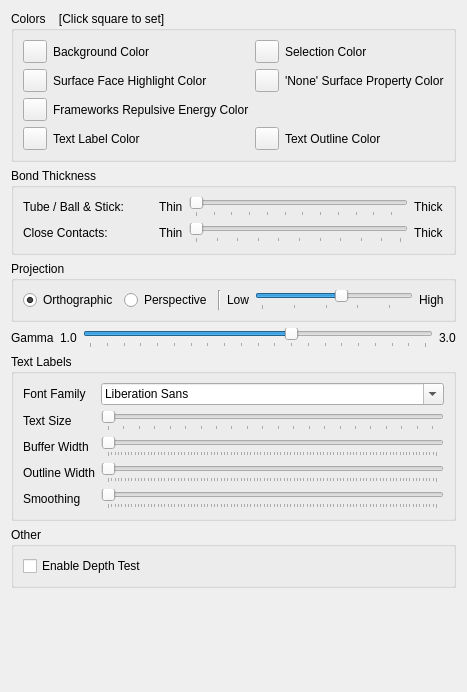
     <widget class="QWidget" name="graphicsTab">
      <attribute name="title">
       <string>Graphics</string>
      </attribute>
      <layout class="QVBoxLayout" name="verticalLayout_7">
       <item>
        <widget class="QGroupBox" name="groupBox_8">
         <property name="sizePolicy">
          <sizepolicy hsizetype="Preferred" vsizetype="Fixed">
           <horstretch>0</horstretch>
           <verstretch>0</verstretch>
          </sizepolicy>
         </property>
         <property name="title">
          <string>Colors    [Click square to set]</string>
         </property>
         <layout class="QVBoxLayout" name="verticalLayout_13">
          <item>
           <layout class="QGridLayout" name="gridLayout_2">
            <item row="0" column="0">
             <widget class="QToolButton" name="backgroundColorButton">
              <property name="text">
               <string/>
              </property>
             </widget>
            </item>
            <item row="0" column="3">
             <widget class="QLabel" name="selectionColorLabel">
              <property name="text">
               <string>Selection Color</string>
              </property>
             </widget>
            </item>
            <item row="0" column="1">
             <widget class="QLabel" name="backgroundColorLabel">
              <property name="text">
               <string>Background Color</string>
              </property>
             </widget>
            </item>
            <item row="3" column="1">
             <widget class="QLabel" name="textColorLabel">
              <property name="text">
               <string>Text Label Color</string>
              </property>
             </widget>
            </item>
            <item row="3" column="0">
             <widget class="QToolButton" name="textColorButton">
              <property name="text">
               <string/>
              </property>
             </widget>
            </item>
            <item row="3" column="3">
             <widget class="QLabel" name="textOutLineColorLabel">
              <property name="text">
               <string>Text Outline Color</string>
              </property>
             </widget>
            </item>
            <item row="1" column="3">
             <widget class="QLabel" name="nonPropertyColorLabel">
              <property name="text">
               <string>'None' Surface Property Color</string>
              </property>
             </widget>
            </item>
            <item row="2" column="0">
             <widget class="QToolButton" name="energyFrameworkPositiveColorButton">
              <property name="text">
               <string/>
              </property>
             </widget>
            </item>
            <item row="3" column="2">
             <widget class="QToolButton" name="textOutlineColorButton">
              <property name="text">
               <string/>
              </property>
             </widget>
            </item>
            <item row="2" column="1">
             <widget class="QLabel" name="energyFrameworkPositiveColorLabel">
              <property name="text">
               <string>Frameworks Repulsive Energy Color</string>
              </property>
             </widget>
            </item>
            <item row="0" column="2">
             <widget class="QToolButton" name="selectionColorButton">
              <property name="text">
               <string/>
              </property>
             </widget>
            </item>
            <item row="1" column="2">
             <widget class="QToolButton" name="nonePropertyColorButton">
              <property name="text">
               <string/>
              </property>
             </widget>
            </item>
            <item row="1" column="0">
             <widget class="QToolButton" name="faceHighlightColorButton">
              <property name="text">
               <string/>
              </property>
             </widget>
            </item>
            <item row="1" column="1">
             <widget class="QLabel" name="faceHighlightColorLabel">
              <property name="text">
               <string>Surface Face Highlight Color</string>
              </property>
             </widget>
            </item>
           </layout>
          </item>
         </layout>
        </widget>
       </item>
       <item>
        <widget class="QGroupBox" name="groupBox6">
         <property name="title">
          <string>Bond Thickness</string>
         </property>
         <layout class="QVBoxLayout" name="verticalLayout_4">
          <item>
           <layout class="QGridLayout" name="gridLayout">
            <item row="0" column="0">
             <widget class="QLabel" name="label_2">
              <property name="minimumSize">
               <size>
                <width>130</width>
                <height>0</height>
               </size>
              </property>
              <property name="text">
               <string>Tube / Ball &amp; Stick:</string>
              </property>
             </widget>
            </item>
            <item row="0" column="1">
             <widget class="QLabel" name="label_3">
              <property name="text">
               <string>Thin</string>
              </property>
             </widget>
            </item>
            <item row="0" column="2">
             <widget class="QSlider" name="bondThicknessSlider">
              <property name="minimum">
               <number>5</number>
              </property>
              <property name="maximum">
               <number>120</number>
              </property>
              <property name="orientation">
               <enum>Qt::Horizontal</enum>
              </property>
              <property name="tickPosition">
               <enum>QSlider::TicksBelow</enum>
              </property>
             </widget>
            </item>
            <item row="0" column="3">
             <widget class="QLabel" name="textLabel2_6">
              <property name="text">
               <string>Thick</string>
              </property>
              <property name="wordWrap">
               <bool>false</bool>
              </property>
             </widget>
            </item>
            <item row="1" column="0">
             <widget class="QLabel" name="label_9">
              <property name="text">
               <string>Close Contacts:</string>
              </property>
             </widget>
            </item>
            <item row="1" column="1">
             <widget class="QLabel" name="label_10">
              <property name="text">
               <string>Thin</string>
              </property>
             </widget>
            </item>
            <item row="1" column="2">
             <widget class="QSlider" name="contactLineThicknessSlider">
              <property name="sizePolicy">
               <sizepolicy hsizetype="Expanding" vsizetype="Fixed">
                <horstretch>0</horstretch>
                <verstretch>0</verstretch>
               </sizepolicy>
              </property>
              <property name="minimum">
               <number>1</number>
              </property>
              <property name="maximum">
               <number>100</number>
              </property>
              <property name="orientation">
               <enum>Qt::Horizontal</enum>
              </property>
              <property name="tickPosition">
               <enum>QSlider::TicksBelow</enum>
              </property>
              <property name="tickInterval">
               <number>10</number>
              </property>
             </widget>
            </item>
            <item row="1" column="3">
             <widget class="QLabel" name="label_11">
              <property name="text">
               <string>Thick</string>
              </property>
             </widget>
            </item>
           </layout>
          </item>
         </layout>
        </widget>
       </item>
       <item>
        <widget class="QGroupBox" name="buttonGroup10">
         <property name="title">
          <string>Projection</string>
         </property>
         <layout class="QHBoxLayout" name="horizontalLayout_2">
          <item>
           <widget class="QRadioButton" name="buttonOrthographic">
            <property name="text">
             <string>Orthographic</string>
            </property>
            <property name="checked">
             <bool>true</bool>
            </property>
           </widget>
          </item>
          <item>
           <widget class="QRadioButton" name="buttonPerspective">
            <property name="text">
             <string>Perspective</string>
            </property>
            <property name="checked">
             <bool>false</bool>
            </property>
           </widget>
          </item>
          <item>
           <widget class="Line" name="line">
            <property name="orientation">
             <enum>Qt::Vertical</enum>
            </property>
           </widget>
          </item>
          <item>
           <widget class="QLabel" name="perspectiveLabel1">
            <property name="text">
             <string>Low</string>
            </property>
            <property name="wordWrap">
             <bool>false</bool>
            </property>
           </widget>
          </item>
          <item>
           <widget class="QSlider" name="sliderPerspective">
            <property name="minimum">
             <number>5</number>
            </property>
            <property name="maximum">
             <number>50</number>
            </property>
            <property name="value">
             <number>30</number>
            </property>
            <property name="orientation">
             <enum>Qt::Horizontal</enum>
            </property>
            <property name="tickPosition">
             <enum>QSlider::TicksBelow</enum>
            </property>
           </widget>
          </item>
          <item>
           <widget class="QLabel" name="perspectiveLabel2">
            <property name="text">
             <string>High</string>
            </property>
            <property name="wordWrap">
             <bool>false</bool>
            </property>
           </widget>
          </item>
         </layout>
        </widget>
       </item>
       <item>
        <layout class="QHBoxLayout" name="lightingGroupLayout">
         <item>
          <widget class="QLabel" name="label">
           <property name="text">
            <string>Gamma</string>
           </property>
          </widget>
         </item>
         <item>
          <widget class="QLabel" name="gammaMinLabel">
           <property name="text">
            <string>1.0</string>
           </property>
          </widget>
         </item>
         <item>
          <widget class="QSlider" name="gammaSlider">
           <property name="minimum">
            <number>100</number>
           </property>
           <property name="maximum">
            <number>300</number>
           </property>
           <property name="value">
            <number>220</number>
           </property>
           <property name="orientation">
            <enum>Qt::Horizontal</enum>
           </property>
           <property name="invertedAppearance">
            <bool>false</bool>
           </property>
           <property name="invertedControls">
            <bool>false</bool>
           </property>
           <property name="tickPosition">
            <enum>QSlider::TicksBelow</enum>
           </property>
           <property name="tickInterval">
            <number>10</number>
           </property>
          </widget>
         </item>
         <item>
          <widget class="QLabel" name="gammaMaxLabel">
           <property name="text">
            <string>3.0</string>
           </property>
          </widget>
         </item>
        </layout>
       </item>
       <item>
        <widget class="QGroupBox" name="textLabelGroupBox">
         <property name="title">
          <string>Text Labels</string>
         </property>
         <layout class="QGridLayout" name="gridLayout_7">
          <item row="2" column="0">
           <widget class="QLabel" name="textBufferWidthLabel">
            <property name="text">
             <string>Buffer Width</string>
            </property>
           </widget>
          </item>
          <item row="1" column="0">
           <widget class="QLabel" name="textFontSizeLabel">
            <property name="text">
             <string>Text Size</string>
            </property>
           </widget>
          </item>
          <item row="0" column="2">
           <widget class="QFontComboBox" name="textFontComboBox">
            <property name="currentFont">
             <font>
              <family>Arial</family>
              <pointsize>128</pointsize>
             </font>
            </property>
           </widget>
          </item>
          <item row="5" column="2">
           <widget class="QSlider" name="textSmoothingWidthSlider">
            <property name="orientation">
             <enum>Qt::Horizontal</enum>
            </property>
            <property name="tickPosition">
             <enum>QSlider::TicksBelow</enum>
            </property>
           </widget>
          </item>
          <item row="1" column="2">
           <widget class="QSlider" name="textFontSizeSlider">
            <property name="minimum">
             <number>1</number>
            </property>
            <property name="maximum">
             <number>256</number>
            </property>
            <property name="orientation">
             <enum>Qt::Horizontal</enum>
            </property>
            <property name="tickPosition">
             <enum>QSlider::TicksBelow</enum>
            </property>
            <property name="tickInterval">
             <number>12</number>
            </property>
           </widget>
          </item>
          <item row="5" column="0">
           <widget class="QLabel" name="textSmoothingWidthLabel">
            <property name="text">
             <string>Smoothing</string>
            </property>
           </widget>
          </item>
          <item row="3" column="0">
           <widget class="QLabel" name="textOutlineWidthLabel">
            <property name="text">
             <string>Outline Width</string>
            </property>
           </widget>
          </item>
          <item row="3" column="2">
           <widget class="QSlider" name="textOutlineWidthSlider">
            <property name="orientation">
             <enum>Qt::Horizontal</enum>
            </property>
            <property name="invertedAppearance">
             <bool>false</bool>
            </property>
            <property name="tickPosition">
             <enum>QSlider::TicksBelow</enum>
            </property>
           </widget>
          </item>
          <item row="0" column="0">
           <widget class="QLabel" name="textFontFamilyLabel">
            <property name="text">
             <string>Font Family</string>
            </property>
           </widget>
          </item>
          <item row="2" column="2">
           <widget class="QSlider" name="textBufferWidthSlider">
            <property name="orientation">
             <enum>Qt::Horizontal</enum>
            </property>
            <property name="tickPosition">
             <enum>QSlider::TicksBelow</enum>
            </property>
           </widget>
          </item>
         </layout>
        </widget>
       </item>
       <item>
        <widget class="QGroupBox" name="groupBox_2">
         <property name="title">
          <string>Other</string>
         </property>
         <layout class="QGridLayout" name="gridLayout_4">
          <item row="0" column="0">
           <widget class="QCheckBox" name="glDepthTestEnabledCheckBox">
            <property name="toolTip">
             <string>&lt;html&gt;&lt;head/&gt;&lt;body&gt;&lt;p&gt;Modifies whether GL_DEPTH_TEST is enabled. Consider disabling this if you are rendering transparent surfaces.&lt;/p&gt;&lt;/body&gt;&lt;/html&gt;</string>
            </property>
            <property name="text">
             <string>Enable Depth Test</string>
            </property>
           </widget>
          </item>
         </layout>
        </widget>
       </item>
       <item>
        <spacer name="verticalSpacer">
         <property name="orientation">
          <enum>Qt::Vertical</enum>
         </property>
         <property name="sizeHint" stdset="0">
          <size>
           <width>20</width>
           <height>93</height>
          </size>
         </property>
        </spacer>
       </item>
      </layout>
     </widget>
